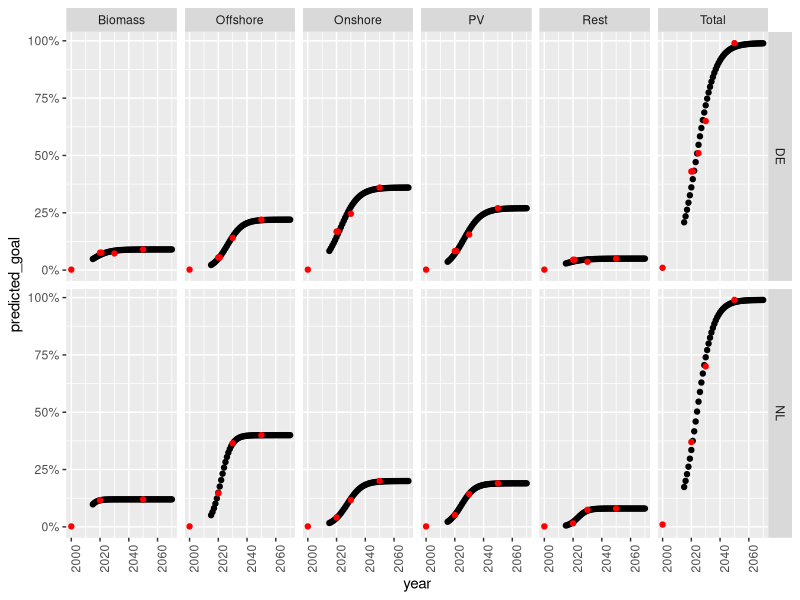

Here is the R script that generated this plot: (Note: this script raises an error after producing the figure.)
library(tidyverse)

emlab_data_folder <- "../../data" 

filename_potentials <- "NecpPotentials.csv"
filename_limits <- "NecpPotentialLimits.csv"

do_write_csvs <- TRUE
prefix_for_result <- "From2015"

adjustment_factor_for_limits <- 1 # To reduce the limits for sensitivity analyses

# year definition
limits_year_begin <- 2015
limits_year_end <- 2070 # Need to be higher than runtime in EMLab
limits_year_timestep <- 0 # to calibrate which year is year 0

# Function ----------------------------------------------------------------


extrapolate_values <- function(df, var, year_begin, year_end, year_timestep, method = "linear"){
  
  new_years <- seq(year_begin, year_end, 1)
  
  if(method == "linear"){
    model <- lm(as.formula(paste(var, "~ year")), df) 
    
    new_y <- predict.lm(
      object = model,
      newdata = data.frame(year = new_years)) 
    
  } else if(method == "capped_glm"){
    
    # maximal value in y will be 100% and resulting curve will look nice
    y_max <- max(df[[var]], na.rm = TRUE)
    df[[var]] <- df[[var]] / y_max 
    
    model <- glm(as.formula(paste(var, "~ year")), family ="quasibinomial", df)
    
    new_y <- predict.glm(
      object = model,
      newdata = data.frame(year = new_years),
      type = "response")
    
    # original scale
    new_y <- new_y * y_max
    
  }
  
  tibble(
    timestep =  seq(from = year_timestep, to = year_end - year_begin + year_timestep, by = 1),
    year = new_years,
    predicted_y = new_y
  ) 
  
}

# NREPs in original model -------------------------------------------------
# Preparations and some data extraction for new goals.

# Renewable energies’ share of gross electricity consumption

original_potentials <- read_csv(file = "data/nodeAndTechSpecificPotentialsDummy.csv")
  
original_potentials_df <- original_potentials %>% 
  rename(target = "realtime") %>% 
  gather(key = "year", value = "target_val", -target)

# Figure out how the ratio of targets for wind and pv was in nreaps 
# because new NECPs have a shared goal now
original_potentials_df %>% 
  filter(target %in% c("nl_target_windon","nl_target_photovoltaics")) %>% 
  spread(key = target, value = target_val) %>% 
  mutate(
    sum = nl_target_windon + nl_target_photovoltaics,
    ration = nl_target_windon / sum) %>% 
  summarise(
    mean = mean(ration),
    sd = sd(ration)
  )
  
# so less wind target
# ratio for wind / pv is about 0.45 -> enter into NECPs_sources.xlsx

# To get 2020 targets
original_potentials_df %>% 
  filter(
    target %in% c("nl_target", "nl_target_windon","nl_target_windoff","nl_target_photovoltaics","nl_target_biomass"),
    year %in% c(2020,2021)
    ) 

# Potential as shares for techs and neutral ------------------------------------------


# New targets are shares on electricity consumption in year
necp_targets <- read_csv(
  file = "data/NECPs_sources.csv") %>%
  filter(country %in% c("DE", "NL"))
  
necp_targets_original <- necp_targets %>%
  gather(key = "technology", value = "goal", -country, -year) %>% 
  group_by(country, technology)


necp_targets_predicted <-  necp_targets_original %>%
  nest() %>%
  mutate(prediction = map(data, extrapolate_values, 
                          var = "goal", 
                          year_begin = limits_year_begin, 
                          year_end = limits_year_end, 
                          year_timestep = limits_year_timestep,
                          method ="capped_glm")) %>% 
  select(-data) %>% 
  unnest(cols = c("prediction")) %>% 
  ungroup() %>% 
  rename(predicted_goal = predicted_y)

# visual check
necp_targets_predicted %>% 
  ggplot(mapping = aes(x = year, y = predicted_goal)) +
    geom_point() +
    geom_point(mapping = aes(y = goal), data = necp_targets_original, col = "red") +
    scale_y_continuous(labels = scales::percent) +
    theme(axis.text.x = element_text(angle = 90)) +
    facet_grid(country ~ technology)



## Format to the weired format needed by EMLab Generation
# like in original_potentials

necp_targets_predicted_formated_header <- necp_targets_predicted %>% 
  select(timestep, year) %>% 
  distinct() %>% 
  spread(key = "year", value = "timestep") %>% 
  add_column(realtime = "timestep", .before = 0)

necp_targets_predicted_formated <- necp_targets_predicted %>% 
  select(-timestep) %>% 
  mutate(name = paste(country, "target", technology, sep = "_")) %>% 
  spread(key = "year", value = "predicted_goal") %>% 
  select(-country, -technology, realtime = name)
    
necp_targets_predicted_formated <- rbind(
  necp_targets_predicted_formated_header,
  necp_targets_predicted_formated
) 
  
final_filename <- paste0(prefix_for_result, filename_potentials)
if(do_write_csvs){
  write_csv(necp_targets_predicted_formated, path =  file.path(emlab_data_folder, final_filename))
} else {
  necp_targets_predicted_formated
  warning(paste("Not saved as", final_filename))
}




# Potential Limits (needed in check function) ------------------------------------------------------------------


# Potential Limits in the EMLab Generation Auction model set an upper limit to investments (see check())

# 1. Total electricity consumption is based on Eurostat and NECP goals and set in NECPs_sourcses.xlsx (exported to consumption.csv)

total_elec_consumption <- read_csv(
  file = "data/consumption.csv") %>%
  filter(
    country %in% c("DE", "NL"),
    year %in% c(2020, 2030, 2060)
  ) %>% 
  gather(key = "technology", value = "consumption", -country, -year)

# 2. we assume that future electricity consumption increases linearly

total_elec_consumption_prediction <- total_elec_consumption %>%
  filter(technology == "Total") %>% 
  group_by(technology, country) %>% 
  nest() %>%
  mutate(prediction = map(data, extrapolate_values, 
                          var = "consumption", 
                          year_begin = limits_year_begin, 
                          year_end = limits_year_end, 
                          year_timestep = limits_year_timestep,
                          method = "linear")) %>% 
  select(-data) %>% 
  unnest(cols = c("prediction")) %>% 
  ungroup() %>% 
  select(country, year, timestep, total_consumption = predicted_y)

# validate: in tick 40 (year 2020 + 40 = 2060), in DE it should be about 600TWh (more or less the demand development in emlab)

total_elec_consumption_prediction %>% 
  filter(timestep == 40)

# 3. Calculate predicted NECP shares for all year that are in total_elec_consumption

necp_targets_predicted_for_consumption <- necp_targets_original %>%
  nest() %>%
  mutate(prediction = map(data, extrapolate_values, 
                          var = "goal", 
                          year_begin = limits_year_begin, 
                          year_end = limits_year_end, 
                          year_timestep = limits_year_timestep,
                          method ="capped_glm")) %>% 
  select(-data) %>% 
  unnest(cols = c("prediction")) %>% 
  ungroup() %>% 
  rename(predicted_share = predicted_y)


# 4. Multiply the predicted NECP shares with the extrapolated total consumption to estimate the realistic deployment of RES
# 5. And spply manual limit reduction

renewables_limits <- total_elec_consumption_prediction %>% 
  left_join(necp_targets_predicted_for_consumption) %>% 
  mutate(predicted_production = total_consumption * predicted_share * adjustment_factor_for_limits) %>% 
  select(-predicted_share)

# 6. CHECK: Visual check

renewables_limits %>% 
  ggplot(mapping = aes(x = year, y = predicted_production)) +
    geom_point() +
    theme(axis.text.x = element_text(angle = 90)) +
    facet_grid(country ~ technology) +
    labs(title = "Potential limits for renewables")

# 7. CHECK: Comparing with previous data

original_potential_limits <-  read_csv(file = "data/old_potentialLimits.csv")
original_potential_limits_long <- original_potential_limits %>% 
  gather(key = "time", value = "limit", -timestep) %>% 
  mutate(
    time = as.double(time),
    limit = limit / 10^6,
    technology = fct_recode(timestep, Onshore = "limitWindOn", Offshore =  "limitWindOff", PV = "limitPV")
    ) %>% 
  add_column(country = "NL") %>% 
  select(time, technology, country, limit_old = limit)

renewables_limits_check <- renewables_limits %>% 
  select(time = timestep, technology, country, limit_new = predicted_production)

# The limit_old is the one that was used in Kaveris papers for NL. As it's based on older data, I would expect this to be different 
left_join(original_potential_limits_long, renewables_limits_check) %>% 
  gather(key = "data", value = "limit", limit_old, limit_new) %>% 
  rename(timestep = time) %>% 
  ggplot(mapping = aes(x = timestep, y = limit, color = data)) +
  geom_line() +
  facet_wrap(technology ~ country) + 
  labs(title = "Comparison of old and new data")

# 8. Save in the format for EMLab in data folder, name of original_potential_limits

# original_potential_limits

renewables_limits_formated <- renewables_limits %>% 
  mutate(
    variable = paste("limit", country, technology, sep = "_"),
    predicted_production = predicted_production * 10^6
    ) %>% 
  select(variable, timestep, predicted_production) %>%
  spread(key = timestep, value = predicted_production) %>%
  rename(timestep = variable)
  

final_filename <- paste0(prefix_for_result,filename_limits)
if(do_write_csvs){
  write_csv(renewables_limits_formated, path =  file.path(emlab_data_folder, final_filename))
} else {
  renewables_limits_formated
  warning(paste("Not saved as", final_filename), call. = FALSE)
}



# Additional analyses -----------------------------------------------------

# To compare model demand trend to the one input here.

renewables_limits %>% 
  filter(country == "DE") %>%
  mutate(display = if_else(technology == "Total", "Total", "Techs")) %>% 
  ggplot(mapping = aes(x = timestep, y = predicted_production, fill = technology)) +
    geom_area() +
    # geom_hline(yintercept = 188) + # NL intercepts
    # geom_vline(xintercept = 40) +
    geom_hline(yintercept = 600) + # NL intercepts
    geom_vline(xintercept = 40) +
      theme(axis.text.x = element_text(angle = 90)) +
    facet_grid(display ~ country) +
    labs(
      title = "Demand trend given by NECP and extrapolation",
      subtitle = "To compare to the modeled trend which is linear")

# TODO: check with modelled DE demand trend
# -> There is too much renewable capacity built compared to the demand trend. 

